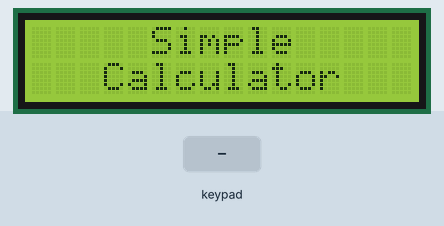
This sketch was run on a simulated Arduino Uno, built with avr-gcc and run on an emulated ATmega328P. On the bench: 16×2 character LCD. Inputs (shaded band) come from the test bench.

Above: at 0.1 s.
2.3 s: keypad keys 7 + 5 = pressed 0.4 s apart
At 4.1 s:
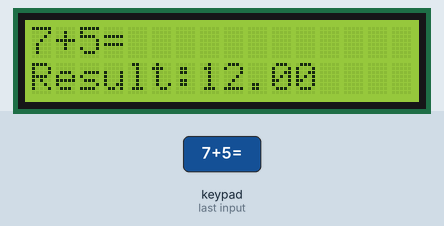
6.9 s: key '=' pressed
At 8.0 s:
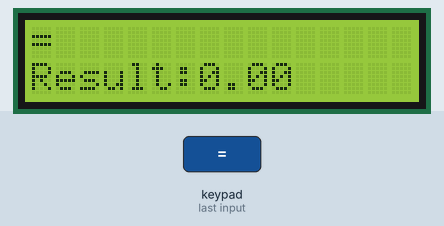
9.9 s: keypad keys 6 * 7 = pressed 0.4 s apart
At 12.4 s:
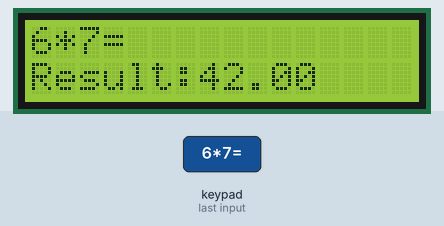
14.5 s: key '/' pressed
At 15.7 s:
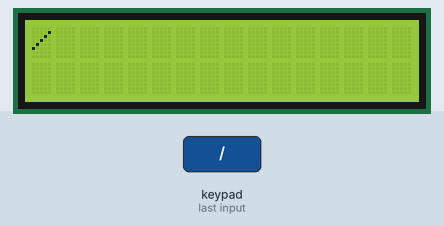
16.0 s: keypad keys 8 / 2 = pressed 0.4 s apart
At 18.3 s:
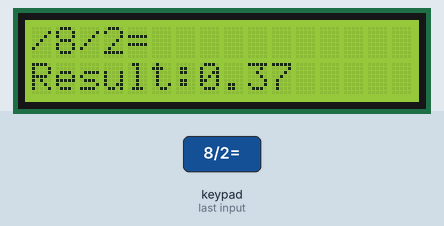
20.6 s: keypad keys 8 / 2 = pressed 0.4 s apart
At 23.0 s:
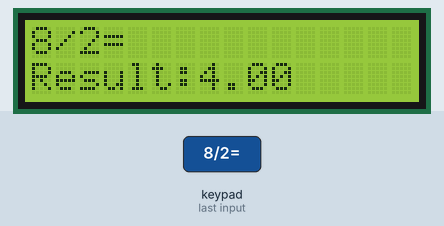
Timing chart, 0 to 24.5 s (numbered marks = the images above; inputs shaded):
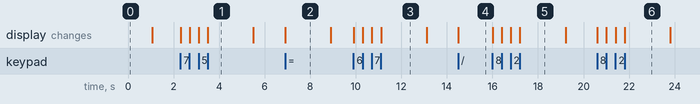

The sketch:

calculator.ino
```cpp
#include <Keypad.h>
#include <LiquidCrystal.h>
#include <stdlib.h>

LiquidCrystal lcd(0,1,5,4,3,2);
float result(char [],int );

int i=0,count=0;
char arr[20],data,key,sign[10];
float ans;
const byte ROWS = 4; /* four rows */
const byte COLS = 4; /* four columns */
/* define the symbols on the buttons of the keypads */
char hexaKeys[ROWS][COLS] = {
  {'0','1','2','3'},
  {'4','5','6','7'},
  {'8','9','=','.'},
  {'+','-','*','/'}
};
byte rowPins[ROWS] = {10, 11, 12, 13}; /* connect to the row pinouts of the keypad */
byte colPins[COLS] = {6, 7, 8, 9}; /* connect to the column pinouts of the keypad */

Keypad customKeypad = Keypad( makeKeymap(hexaKeys), rowPins, colPins, ROWS, COLS);

void setup(){
  lcd.begin (16,2) ;
  lcd.setCursor (5,0) ;
  lcd.print ("Simple") ;
  lcd.setCursor (3,1) ;
  lcd.print ("Calculator") ;
  delay(1000);
  lcd.clear();
}

void loop(){

char key = customKeypad.getKey();

  if (key != NO_KEY && (key=='1'||key=='2'||key=='3'||key=='4'||key=='5'||key=='6'||key=='7'||key=='8'||key=='9'||key=='0'||key == '/' || key == '*' || key == '-' || key == '+'||key=='.'))
  {
    arr[i]=key;
    lcd.setCursor (i,0);
    lcd.print(arr[i]);
    i=i+1;
  }
  if(key=='='){
    arr[i]='=';
    lcd.setCursor (i,0);
    lcd.print(arr[i]);
    ans=result(arr,i+1);
    lcd.setCursor (0,1);
    lcd.print("Result:");
    lcd.print(ans);
    delay(2000);
    i=0;
    lcd.clear();
  }

}


float result(char a[],int len)
{
int i,count,op[10],j=0,k=0,n=0;
float res,h[10];
char num[10][10],sign[10],nw[100],an[100];
count=len;
for(i=0;i<count;i++)
{
  lcd.setCursor (i,0);
   lcd.print(arr[i]);
}
for(i=0;i<count+1;i++)
{
  if(a[i]=='+'||a[i]=='-'||a[i]=='*'||a[i]=='/'||a[i]=='=')
  {
    op[j]=i;
    sign[j]=a[i];
    j=j+1;
  }
}
for(n=0;n<j;n++)
{
  if(n==0)
  {
    for(k=0;k<op[n];k++)
    {
    nw[k]=a[k];
    nw[k+1]='\0';
      h[n]=atof(nw);
    }
  }
  else
  {
    for(k=0;k<op[n]-op[n-1]-1;k++)
    {
    nw[k]=a[op[n-1]+1+k];
    nw[k+1]='\0';
      h[n]=atof(nw);
    }
  }}

k=0;
  for(i=0;i<j-1;i++)
  {
    switch(sign[k])
    {
    case '+':
      res=h[i]+h[i+1];
      break;
    case '-':
      res=h[i]-h[i+1];
      break;
    case '*':
      res=h[i]*h[i+1];
      break;
    case '/':
      res=h[i]/h[i+1];
      break;
    }
    h[i+1]=res;
    k=k+1;
  }
return res;
}
```

Measured:
- after the input at 2.3 s, the display: first changes at once (image 1 shows a later state)
- after the input at 6.9 s, the display: changes at once (image 2)
- after the input at 9.9 s, the display: first changes at once (image 3 shows a later state)
- after the input at 14.5 s, the display: changes at once (image 4)
- after the input at 16.0 s, the display: first changes at once (image 5 shows a later state)
- after the input at 20.6 s, the display: first changes at once (image 6 shows a later state)
- what the display in image 1 shows lasts 2.0 s, from 3.5 s to 5.5 s
